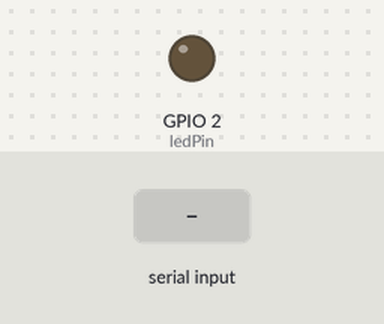
Simulated run of this sketch. Board: ESP32. On the bench: output pins drawn as LEDs (lit = HIGH). Inputs (shaded band) come from the test bench.

Above: at 1.2 s.
1.3 s: "on\n" received over Serial
At 2.5 s:
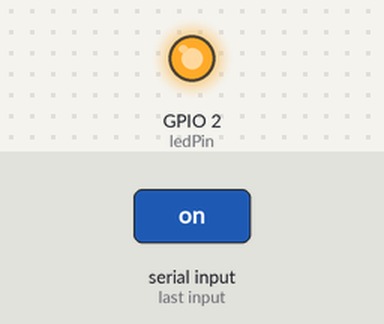
2.8 s: "off\n" received over Serial
At 3.7 s:
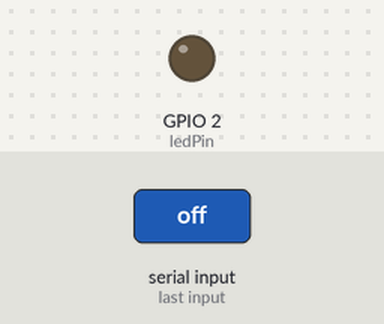
Timing chart, 0 to 5.8 s (numbered marks = the images above; inputs shaded):
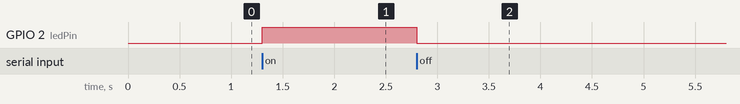

Measured:
- after the input at 1.3 s, GPIO 2 (ledPin): LOW → HIGH at once
- after the input at 2.8 s, GPIO 2 (ledPin): HIGH → LOW at once

The sketch:

serve.ino
```cpp
const int ledPin = 2;

void setup() {
  pinMode(ledPin, OUTPUT);
  Serial.begin(115200);
}

void loop() {
  if (Serial.available() > 0) {
    String command = Serial.readStringUntil('\n');
    command.trim();

    if (command == "on") {
      digitalWrite(ledPin, HIGH);
    } else if (command == "off") {
      digitalWrite(ledPin, LOW);
    }
  }
}
```
